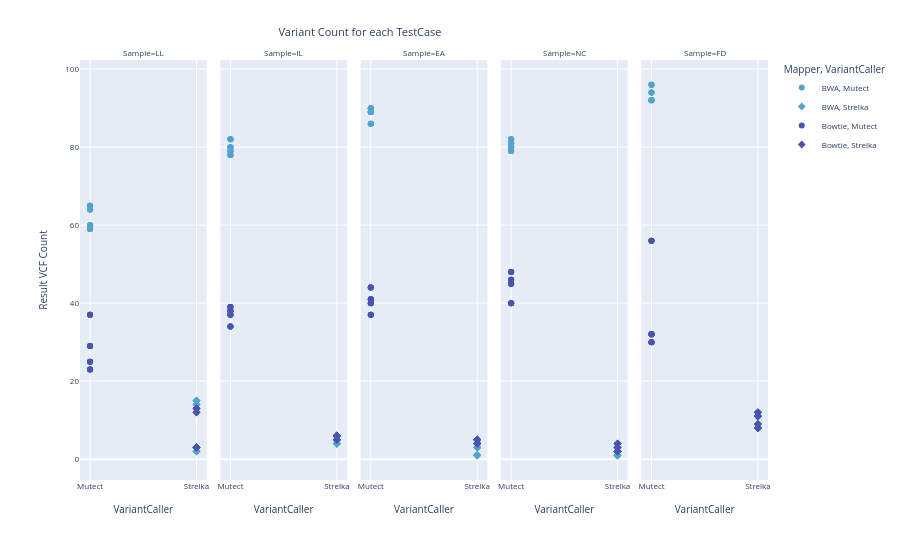

Notebook cell for this chart:
### Code cell
fig = px.scatter(
    vcfcomparison_df_full,
    x="VariantCaller",
    y="Result VCF Count",
    color = "Mapper",
    symbol = "VariantCaller",
    facet_col= 'Sample',
    hover_data=['Environment'],
    color_discrete_sequence=['#55a3cd', '#4954b0', '#282739', '#3b2127', '#9c2f45', '#e96f36'],
).update_layout(
    title={
        'y':0.95,
        'x':0.4,
        'xanchor': 'center',
        'yanchor': 'top'},
    yaxis_tickformat="%H:%M:%S",
    showlegend=True,
    title_text="Variant Count for each TestCase",
    font=dict(
        size=8
    )
)
fig.update_traces(marker = dict(size=6))
fig.show()

### Figure 1 — Plotly figure (JSON) as saved in the notebook; plotly's stock layout.template omitted (floating-point values rounded to 4 significant figures)
{"data": [{"customdata": [["Uhem + COSAP"], ["Uhem + COSAP"], ["Uhem + COSAP"], ["Uhem + COSAP"], ["Uhem + COSAP"], ["Uhem + COSAP"], ["Uhem + COSAP"], ["Uhem + COSAP"], ["Altay + COSAP"], ["Altay + COSAP"], ["Altay + COSAP"], ["Altay + COSAP"], ["Altay + COSAP"], ["Altay + COSAP"], ["Altay + COSAP"], ["Altay + COSAP"]], "hovertemplate": "Mapper=BWA<br>VariantCaller=%{x}<br>Sample=LL<br>Result VCF Count=%{y}<br>Environment=%{customdata[0]}<extra></extra>", "legendgroup": "BWA, Mutect", "marker": {"color": "#55a3cd", "size": 6, "symbol": "circle"}, "mode": "markers", "name": "BWA, Mutect", "orientation": "v", "showlegend": true, "type": "scatter", "x": ["Mutect", "Mutect", "Mutect", "Mutect", "Mutect", "Mutect", "Mutect", "Mutect", "Mutect", "Mutect", "Mutect", "Mutect", "Mutect", "Mutect", "Mutect", "Mutect"], "xaxis": "x", "y": [59, 60, 65, 64, 59, 60, 65, 64, 59, 60, 65, 64, 59, 60, 65, 64], "yaxis": "y"}, {"customdata": [["Uhem + COSAP"], ["Uhem + COSAP"], ["Uhem + COSAP"], ["Uhem + COSAP"], ["Uhem + COSAP"], ["Uhem + COSAP"], ["Uhem + COSAP"], ["Uhem + COSAP"], ["Altay + COSAP"], ["Altay + COSAP"], ["Altay + COSAP"], ["Altay + COSAP"], ["Altay + COSAP"], ["Altay + COSAP"], ["Altay + COSAP"], ["Altay + COSAP"]], "hovertemplate": "Mapper=BWA<br>VariantCaller=%{x}<br>Sample=IL<br>Result VCF Count=%{y}<br>Environment=%{customdata[0]}<extra></extra>", "legendgroup": "BWA, Mutect", "marker": {"color": "#55a3cd", "size": 6, "symbol": "circle"}, "mode": "markers", "name": "BWA, Mutect", "orientation": "v", "showlegend": false, "type": "scatter", "x": ["Mutect", "Mutect", "Mutect", "Mutect", "Mutect", "Mutect", "Mutect", "Mutect", "Mutect", "Mutect", "Mutect", "Mutect", "Mutect", "Mutect", "Mutect", "Mutect"], "xaxis": "x2", "y": [82, 78, 80, 79, 82, 78, 80, 79, 82, 78, 80, 79, 82, 78, 80, 79], "yaxis": "y2"}, {"customdata": [["Uhem + COSAP"], ["Uhem + COSAP"], ["Uhem + COSAP"], ["Uhem + COSAP"], ["Uhem + COSAP"], ["Uhem + COSAP"], ["Uhem + COSAP"], ["Uhem + COSAP"], ["Altay + COSAP"], ["Altay + COSAP"], ["Altay + COSAP"], ["Altay + COSAP"], ["Altay + COSAP"], ["Altay + COSAP"], ["Altay + COSAP"], ["Altay + COSAP"]], "hovertemplate": "Mapper=BWA<br>VariantCaller=%{x}<br>Sample=EA<br>Result VCF Count=%{y}<br>Environment=%{customdata[0]}<extra></extra>", "legendgroup": "BWA, Mutect", "marker": {"color": "#55a3cd", "size": 6, "symbol": "circle"}, "mode": "markers", "name": "BWA, Mutect", "orientation": "v", "showlegend": false, "type": "scatter", "x": ["Mutect", "Mutect", "Mutect", "Mutect", "Mutect", "Mutect", "Mutect", "Mutect", "Mutect", "Mutect", "Mutect", "Mutect", "Mutect", "Mutect", "Mutect", "Mutect"], "xaxis": "x3", "y": [89, 86, 89, 90, 89, 86, 89, 90, 89, 86, 89, 90, 89, 86, 89, 90], "yaxis": "y3"}, {"customdata": [["Uhem + COSAP"], ["Uhem + COSAP"], ["Uhem + COSAP"], ["Uhem + COSAP"], ["Uhem + COSAP"], ["Uhem + COSAP"], ["Uhem + COSAP"], ["Uhem + COSAP"], ["Altay + COSAP"], ["Altay + COSAP"], ["Altay + COSAP"], ["Altay + COSAP"], ["Altay + COSAP"], ["Altay + COSAP"], ["Altay + COSAP"], ["Altay + COSAP"]], "hovertemplate": "Mapper=BWA<br>VariantCaller=%{x}<br>Sample=NC<br>Result VCF Count=%{y}<br>Environment=%{customdata[0]}<extra></extra>", "legendgroup": "BWA, Mutect", "marker": {"color": "#55a3cd", "size": 6, "symbol": "circle"}, "mode": "markers", "name": "BWA, Mutect", "orientation": "v", "showlegend": false, "type": "scatter", "x": ["Mutect", "Mutect", "Mutect", "Mutect", "Mutect", "Mutect", "Mutect", "Mutect", "Mutect", "Mutect", "Mutect", "Mutect", "Mutect", "Mutect", "Mutect", "Mutect"], "xaxis": "x4", "y": [81, 82, 79, 80, 81, 82, 79, 80, 81, 82, 79, 80, 81, 82, 79, 80], "yaxis": "y4"}, {"customdata": [["Uhem + COSAP"], ["Uhem + COSAP"], ["Uhem + COSAP"], ["Uhem + COSAP"], ["Uhem + COSAP"], ["Uhem + COSAP"], ["Uhem + COSAP"], ["Uhem + COSAP"], ["Altay + COSAP"], ["Altay + COSAP"], ["Altay + COSAP"], ["Altay + COSAP"], ["Altay + COSAP"], ["Altay + COSAP"], ["Altay + COSAP"], ["Altay + COSAP"]], "hovertemplate": "Mapper=BWA<br>VariantCaller=%{x}<br>Sample=FD<br>Result VCF Count=%{y}<br>Environment=%{customdata[0]}<extra></extra>", "legendgroup": "BWA, Mutect", "marker": {"color": "#55a3cd", "size": 6, "symbol": "circle"}, "mode": "markers", "name": "BWA, Mutect", "orientation": "v", "showlegend": false, "type": "scatter", "x": ["Mutect", "Mutect", "Mutect", "Mutect", "Mutect", "Mutect", "Mutect", "Mutect", "Mutect", "Mutect", "Mutect", "Mutect", "Mutect", "Mutect", "Mutect", "Mutect"], "xaxis": "x5", "y": [94, 92, 96, 92, 94, 92, 96, 92, 94, 92, 96, 92, 94, 92, 96, 92], "yaxis": "y5"}, {"customdata": [["Uhem + COSAP"], ["Uhem + COSAP"], ["Uhem + COSAP"], ["Uhem + COSAP"], ["Uhem + COSAP"], ["Uhem + COSAP"], ["Uhem + COSAP"], ["Uhem + COSAP"], ["Altay + COSAP"], ["Altay + COSAP"], ["Altay + COSAP"], ["Altay + COSAP"], ["Altay + COSAP"], ["Altay + COSAP"], ["Altay + COSAP"], ["Altay + COSAP"]], "hovertemplate": "Mapper=BWA<br>VariantCaller=%{x}<br>Sample=LL<br>Result VCF Count=%{y}<br>Environment=%{customdata[0]}<extra></extra>", "legendgroup": "BWA, Strelka", "marker": {"color": "#55a3cd", "size": 6, "symbol": "diamond"}, "mode": "markers", "name": "BWA, Strelka", "orientation": "v", "showlegend": true, "type": "scatter", "x": ["Strelka", "Strelka", "Strelka", "Strelka", "Strelka", "Strelka", "Strelka", "Strelka", "Strelka", "Strelka", "Strelka", "Strelka", "Strelka", "Strelka", "Strelka", "Strelka"], "xaxis": "x", "y": [15, 14, 3, 2, 15, 14, 3, 2, 15, 14, 3, 2, 15, 14, 3, 2], "yaxis": "y"}, {"customdata": [["Uhem + COSAP"], ["Uhem + COSAP"], ["Uhem + COSAP"], ["Uhem + COSAP"], ["Uhem + COSAP"], ["Uhem + COSAP"], ["Uhem + COSAP"], ["Uhem + COSAP"], ["Altay + COSAP"], ["Altay + COSAP"], ["Altay + COSAP"], ["Altay + COSAP"], ["Altay + COSAP"], ["Altay + COSAP"], ["Altay + COSAP"], ["Altay + COSAP"]], "hovertemplate": "Mapper=BWA<br>VariantCaller=%{x}<br>Sample=IL<br>Result VCF Count=%{y}<br>Environment=%{customdata[0]}<extra></extra>", "legendgroup": "BWA, Strelka", "marker": {"color": "#55a3cd", "size": 6, "symbol": "diamond"}, "mode": "markers", "name": "BWA, Strelka", "orientation": "v", "showlegend": false, "type": "scatter", "x": ["Strelka", "Strelka", "Strelka", "Strelka", "Strelka", "Strelka", "Strelka", "Strelka", "Strelka", "Strelka", "Strelka", "Strelka", "Strelka", "Strelka", "Strelka", "Strelka"], "xaxis": "x2", "y": [5, 5, 4, 4, 5, 5, 4, 4, 5, 5, 4, 4, 5, 5, 4, 4], "yaxis": "y2"}, {"customdata": [["Uhem + COSAP"], ["Uhem + COSAP"], ["Uhem + COSAP"], ["Uhem + COSAP"], ["Uhem + COSAP"], ["Uhem + COSAP"], ["Uhem + COSAP"], ["Uhem + COSAP"], ["Altay + COSAP"], ["Altay + COSAP"], ["Altay + COSAP"], ["Altay + COSAP"], ["Altay + COSAP"], ["Altay + COSAP"], ["Altay + COSAP"], ["Altay + COSAP"]], "hovertemplate": "Mapper=BWA<br>VariantCaller=%{x}<br>Sample=EA<br>Result VCF Count=%{y}<br>Environment=%{customdata[0]}<extra></extra>", "legendgroup": "BWA, Strelka", "marker": {"color": "#55a3cd", "size": 6, "symbol": "diamond"}, "mode": "markers", "name": "BWA, Strelka", "orientation": "v", "showlegend": false, "type": "scatter", "x": ["Strelka", "Strelka", "Strelka", "Strelka", "Strelka", "Strelka", "Strelka", "Strelka", "Strelka", "Strelka", "Strelka", "Strelka", "Strelka", "Strelka", "Strelka", "Strelka"], "xaxis": "x3", "y": [3, 3, 1, 1, 3, 3, 1, 1, 3, 3, 1, 1, 3, 3, 1, 1], "yaxis": "y3"}, {"customdata": [["Uhem + COSAP"], ["Uhem + COSAP"], ["Uhem + COSAP"], ["Uhem + COSAP"], ["Uhem + COSAP"], ["Uhem + COSAP"], ["Uhem + COSAP"], ["Uhem + COSAP"], ["Altay + COSAP"], ["Altay + COSAP"], ["Altay + COSAP"], ["Altay + COSAP"], ["Altay + COSAP"], ["Altay + COSAP"], ["Altay + COSAP"], ["Altay + COSAP"]], "hovertemplate": "Mapper=BWA<br>VariantCaller=%{x}<br>Sample=NC<br>Result VCF Count=%{y}<br>Environment=%{customdata[0]}<extra></extra>", "legendgroup": "BWA, Strelka", "marker": {"color": "#55a3cd", "size": 6, "symbol": "diamond"}, "mode": "markers", "name": "BWA, Strelka", "orientation": "v", "showlegend": false, "type": "scatter", "x": ["Strelka", "Strelka", "Strelka", "Strelka", "Strelka", "Strelka", "Strelka", "Strelka", "Strelka", "Strelka", "Strelka", "Strelka", "Strelka", "Strelka", "Strelka", "Strelka"], "xaxis": "x4", "y": [3, 2, 1, 1, 3, 2, 1, 1, 3, 2, 1, 1, 3, 2, 1, 1], "yaxis": "y4"}, {"customdata": [["Uhem + COSAP"], ["Uhem + COSAP"], ["Uhem + COSAP"], ["Uhem + COSAP"], ["Uhem + COSAP"], ["Uhem + COSAP"], ["Uhem + COSAP"], ["Uhem + COSAP"], ["Altay + COSAP"], ["Altay + COSAP"], ["Altay + COSAP"], ["Altay + COSAP"], ["Altay + COSAP"], ["Altay + COSAP"], ["Altay + COSAP"], ["Altay + COSAP"]], "hovertemplate": "Mapper=BWA<br>VariantCaller=%{x}<br>Sample=FD<br>Result VCF Count=%{y}<br>Environment=%{customdata[0]}<extra></extra>", "legendgroup": "BWA, Strelka", "marker": {"color": "#55a3cd", "size": 6, "symbol": "diamond"}, "mode": "markers", "name": "BWA, Strelka", "orientation": "v", "showlegend": false, "type": "scatter", "x": ["Strelka", "Strelka", "Strelka", "Strelka", "Strelka", "Strelka", "Strelka", "Strelka", "Strelka", "Strelka", "Strelka", "Strelka", "Strelka", "Strelka", "Strelka", "Strelka"], "xaxis": "x5", "y": [11, 11, 8, 8, 11, 11, 8, 8, 11, 11, 8, 8, 11, 11, 8, 8], "yaxis": "y5"}, {"customdata": [["Uhem + COSAP"], ["Uhem + COSAP"], ["Uhem + COSAP"], ["Uhem + COSAP"], ["Uhem + COSAP"], ["Uhem + COSAP"], ["Uhem + COSAP"], ["Uhem + COSAP"], ["Altay + COSAP"], ["Altay + COSAP"], ["Altay + COSAP"], ["Altay + COSAP"], ["Altay + COSAP"], ["Altay + COSAP"], ["Altay + COSAP"], ["Altay + COSAP"]], "hovertemplate": "Mapper=Bowtie<br>VariantCaller=%{x}<br>Sample=LL<br>Result VCF Count=%{y}<br>Environment=%{customdata[0]}<extra></extra>", "legendgroup": "Bowtie, Mutect", "marker": {"color": "#4954b0", "size": 6, "symbol": "circle"}, "mode": "markers", "name": "Bowtie, Mutect", "orientation": "v", "showlegend": true, "type": "scatter", "x": ["Mutect", "Mutect", "Mutect", "Mutect", "Mutect", "Mutect", "Mutect", "Mutect", "Mutect", "Mutect", "Mutect", "Mutect", "Mutect", "Mutect", "Mutect", "Mutect"], "xaxis": "x", "y": [25, 23, 29, 37, 25, 23, 29, 37, 25, 23, 29, 37, 25, 23, 29, 37], "yaxis": "y"}, {"customdata": [["Uhem + COSAP"], ["Uhem + COSAP"], ["Uhem + COSAP"], ["Uhem + COSAP"], ["Uhem + COSAP"], ["Uhem + COSAP"], ["Uhem + COSAP"], ["Uhem + COSAP"], ["Altay + COSAP"], ["Altay + COSAP"], ["Altay + COSAP"], ["Altay + COSAP"], ["Altay + COSAP"], ["Altay + COSAP"], ["Altay + COSAP"], ["Altay + COSAP"]], "hovertemplate": "Mapper=Bowtie<br>VariantCaller=%{x}<br>Sample=IL<br>Result VCF Count=%{y}<br>Environment=%{customdata[0]}<extra></extra>", "legendgroup": "Bowtie, Mutect", "marker": {"color": "#4954b0", "size": 6, "symbol": "circle"}, "mode": "markers", "name": "Bowtie, Mutect", "orientation": "v", "showlegend": false, "type": "scatter", "x": ["Mutect", "Mutect", "Mutect", "Mutect", "Mutect", "Mutect", "Mutect", "Mutect", "Mutect", "Mutect", "Mutect", "Mutect", "Mutect", "Mutect", "Mutect", "Mutect"], "xaxis": "x2", "y": [39, 38, 37, 34, 39, 38, 37, 34, 39, 38, 37, 34, 39, 38, 37, 34], "yaxis": "y2"}, {"customdata": [["Uhem + COSAP"], ["Uhem + COSAP"], ["Uhem + COSAP"], ["Uhem + COSAP"], ["Uhem + COSAP"], ["Uhem + COSAP"], ["Uhem + COSAP"], ["Uhem + COSAP"], ["Altay + COSAP"], ["Altay + COSAP"], ["Altay + COSAP"], ["Altay + COSAP"], ["Altay + COSAP"], ["Altay + COSAP"], ["Altay + COSAP"], ["Altay + COSAP"]], "hovertemplate": "Mapper=Bowtie<br>VariantCaller=%{x}<br>Sample=EA<br>Result VCF Count=%{y}<br>Environment=%{customdata[0]}<extra></extra>", "legendgroup": "Bowtie, Mutect", "marker": {"color": "#4954b0", "size": 6, "symbol": "circle"}, "mode": "markers", "name": "Bowtie, Mutect", "orientation": "v", "showlegend": false, "type": "scatter", "x": ["Mutect", "Mutect", "Mutect", "Mutect", "Mutect", "Mutect", "Mutect", "Mutect", "Mutect", "Mutect", "Mutect", "Mutect", "Mutect", "Mutect", "Mutect", "Mutect"], "xaxis": "x3", "y": [41, 40, 37, 44, 41, 40, 37, 44, 41, 40, 37, 44, 41, 40, 37, 44], "yaxis": "y3"}, {"customdata": [["Uhem + COSAP"], ["Uhem + COSAP"], ["Uhem + COSAP"], ["Uhem + COSAP"], ["Uhem + COSAP"], ["Uhem + COSAP"], ["Uhem + COSAP"], ["Uhem + COSAP"], ["Altay + COSAP"], ["Altay + COSAP"], ["Altay + COSAP"], ["Altay + COSAP"], ["Altay + COSAP"], ["Altay + COSAP"], ["Altay + COSAP"], ["Altay + COSAP"]], "hovertemplate": "Mapper=Bowtie<br>VariantCaller=%{x}<br>Sample=NC<br>Result VCF Count=%{y}<br>Environment=%{customdata[0]}<extra></extra>", "legendgroup": "Bowtie, Mutect", "marker": {"color": "#4954b0", "size": 6, "symbol": "circle"}, "mode": "markers", "name": "Bowtie, Mutect", "orientation": "v", "showlegend": false, "type": "scatter", "x": ["Mutect", "Mutect", "Mutect", "Mutect", "Mutect", "Mutect", "Mutect", "Mutect", "Mutect", "Mutect", "Mutect", "Mutect", "Mutect", "Mutect", "Mutect", "Mutect"], "xaxis": "x4", "y": [45, 46, 40, 48, 45, 46, 40, 48, 45, 46, 40, 48, 45, 46, 40, 48], "yaxis": "y4"}, {"customdata": [["Uhem + COSAP"], ["Uhem + COSAP"], ["Uhem + COSAP"], ["Uhem + COSAP"], ["Uhem + COSAP"], ["Uhem + COSAP"], ["Uhem + COSAP"], ["Uhem + COSAP"], ["Altay + COSAP"], ["Altay + COSAP"], ["Altay + COSAP"], ["Altay + COSAP"], ["Altay + COSAP"], ["Altay + COSAP"], ["Altay + COSAP"], ["Altay + COSAP"]], "hovertemplate": "Mapper=Bowtie<br>VariantCaller=%{x}<br>Sample=FD<br>Result VCF Count=%{y}<br>Environment=%{customdata[0]}<extra></extra>", "legendgroup": "Bowtie, Mutect", "marker": {"color": "#4954b0", "size": 6, "symbol": "circle"}, "mode": "markers", "name": "Bowtie, Mutect", "orientation": "v", "showlegend": false, "type": "scatter", "x": ["Mutect", "Mutect", "Mutect", "Mutect", "Mutect", "Mutect", "Mutect", "Mutect", "Mutect", "Mutect", "Mutect", "Mutect", "Mutect", "Mutect", "Mutect", "Mutect"], "xaxis": "x5", "y": [32, 32, 30, 56, 32, 32, 30, 56, 32, 32, 30, 56, 32, 32, 30, 56], "yaxis": "y5"}, {"customdata": [["Uhem + COSAP"], ["Uhem + COSAP"], ["Uhem + COSAP"], ["Uhem + COSAP"], ["Uhem + COSAP"], ["Uhem + COSAP"], ["Uhem + COSAP"], ["Uhem + COSAP"], ["Altay + COSAP"], ["Altay + COSAP"], ["Altay + COSAP"], ["Altay + COSAP"], ["Altay + COSAP"], ["Altay + COSAP"], ["Altay + COSAP"], ["Altay + COSAP"]], "hovertemplate": "Mapper=Bowtie<br>VariantCaller=%{x}<br>Sample=LL<br>Result VCF Count=%{y}<br>Environment=%{customdata[0]}<extra></extra>", "legendgroup": "Bowtie, Strelka", "marker": {"color": "#4954b0", "size": 6, "symbol": "diamond"}, "mode": "markers", "name": "Bowtie, Strelka", "orientation": "v", "showlegend": true, "type": "scatter", "x": ["Strelka", "Strelka", "Strelka", "Strelka", "Strelka", "Strelka", "Strelka", "Strelka", "Strelka", "Strelka", "Strelka", "Strelka", "Strelka", "Strelka", "Strelka", "Strelka"], "xaxis": "x", "y": [13, 12, 3, 3, 13, 12, 3, 3, 13, 12, 3, 3, 13, 12, 3, 3], "yaxis": "y"}, {"customdata": [["Uhem + COSAP"], ["Uhem + COSAP"], ["Uhem + COSAP"], ["Uhem + COSAP"], ["Uhem + COSAP"], ["Uhem + COSAP"], ["Uhem + COSAP"], ["Uhem + COSAP"], ["Altay + COSAP"], ["Altay + COSAP"], ["Altay + COSAP"], ["Altay + COSAP"], ["Altay + COSAP"], ["Altay + COSAP"], ["Altay + COSAP"], ["Altay + COSAP"]], "hovertemplate": "Mapper=Bowtie<br>VariantCaller=%{x}<br>Sample=IL<br>Result VCF Count=%{y}<br>Environment=%{customdata[0]}<extra></extra>", "legendgroup": "Bowtie, Strelka", "marker": {"color": "#4954b0", "size": 6, "symbol": "diamond"}, "mode": "markers", "name": "Bowtie, Strelka", "orientation": "v", "showlegend": false, "type": "scatter", "x": ["Strelka", "Strelka", "Strelka", "Strelka", "Strelka", "Strelka", "Strelka", "Strelka", "Strelka", "Strelka", "Strelka", "Strelka", "Strelka", "Strelka", "Strelka", "Strelka"], "xaxis": "x2", "y": [6, 6, 5, 6, 6, 6, 5, 6, 6, 6, 5, 6, 6, 6, 5, 6], "yaxis": "y2"}, {"customdata": [["Uhem + COSAP"], ["Uhem + COSAP"], ["Uhem + COSAP"], ["Uhem + COSAP"], ["Uhem + COSAP"], ["Uhem + COSAP"], ["Uhem + COSAP"], ["Uhem + COSAP"], ["Altay + COSAP"], ["Altay + COSAP"], ["Altay + COSAP"], ["Altay + COSAP"], ["Altay + COSAP"], ["Altay + COSAP"], ["Altay + COSAP"], ["Altay + COSAP"]], "hovertemplate": "Mapper=Bowtie<br>VariantCaller=%{x}<br>Sample=EA<br>Result VCF Count=%{y}<br>Environment=%{customdata[0]}<extra></extra>", "legendgroup": "Bowtie, Strelka", "marker": {"color": "#4954b0", "size": 6, "symbol": "diamond"}, "mode": "markers", "name": "Bowtie, Strelka", "orientation": "v", "showlegend": false, "type": "scatter", "x": ["Strelka", "Strelka", "Strelka", "Strelka", "Strelka", "Strelka", "Strelka", "Strelka", "Strelka", "Strelka", "Strelka", "Strelka", "Strelka", "Strelka", "Strelka", "Strelka"], "xaxis": "x3", "y": [5, 5, 4, 4, 5, 5, 4, 4, 5, 5, 4, 4, 5, 5, 4, 4], "yaxis": "y3"}, {"customdata": [["Uhem + COSAP"], ["Uhem + COSAP"], ["Uhem + COSAP"], ["Uhem + COSAP"], ["Uhem + COSAP"], ["Uhem + COSAP"], ["Uhem + COSAP"], ["Uhem + COSAP"], ["Altay + COSAP"], ["Altay + COSAP"], ["Altay + COSAP"], ["Altay + COSAP"], ["Altay + COSAP"], ["Altay + COSAP"], ["Altay + COSAP"], ["Altay + COSAP"]], "hovertemplate": "Mapper=Bowtie<br>VariantCaller=%{x}<br>Sample=NC<br>Result VCF Count=%{y}<br>Environment=%{customdata[0]}<extra></extra>", "legendgroup": "Bowtie, Strelka", "marker": {"color": "#4954b0", "size": 6, "symbol": "diamond"}, "mode": "markers", "name": "Bowtie, Strelka", "orientation": "v", "showlegend": false, "type": "scatter", "x": ["Strelka", "Strelka", "Strelka", "Strelka", "Strelka", "Strelka", "Strelka", "Strelka", "Strelka", "Strelka", "Strelka", "Strelka", "Strelka", "Strelka", "Strelka", "Strelka"], "xaxis": "x4", "y": [4, 3, 2, 2, 4, 3, 2, 2, 4, 3, 2, 2, 4, 3, 2, 2], "yaxis": "y4"}, {"customdata": [["Uhem + COSAP"], ["Uhem + COSAP"], ["Uhem + COSAP"], ["Uhem + COSAP"], ["Uhem + COSAP"], ["Uhem + COSAP"], ["Uhem + COSAP"], ["Uhem + COSAP"], ["Altay + COSAP"], ["Altay + COSAP"], ["Altay + COSAP"], ["Altay + COSAP"], ["Altay + COSAP"], ["Altay + COSAP"], ["Altay + COSAP"], ["Altay + COSAP"]], "hovertemplate": "Mapper=Bowtie<br>VariantCaller=%{x}<br>Sample=FD<br>Result VCF Count=%{y}<br>Environment=%{customdata[0]}<extra></extra>", "legendgroup": "Bowtie, Strelka", "marker": {"color": "#4954b0", "size": 6, "symbol": "diamond"}, "mode": "markers", "name": "Bowtie, Strelka", "orientation": "v", "showlegend": false, "type": "scatter", "x": ["Strelka", "Strelka", "Strelka", "Strelka", "Strelka", "Strelka", "Strelka", "Strelka", "Strelka", "Strelka", "Strelka", "Strelka", "Strelka", "Strelka", "Strelka", "Strelka"], "xaxis": "x5", "y": [12, 11, 8, 9, 12, 11, 8, 9, 12, 11, 8, 9, 12, 11, 8, 9], "yaxis": "y5"}], "layout": {"annotations": [{"font": {}, "showarrow": false, "text": "Sample=LL", "x": 0.092, "xanchor": "center", "xref": "paper", "y": 1, "yanchor": "bottom", "yref": "paper"}, {"font": {}, "showarrow": false, "text": "Sample=IL", "x": 0.296, "xanchor": "center", "xref": "paper", "y": 1, "yanchor": "bottom", "yref": "paper"}, {"font": {}, "showarrow": false, "text": "Sample=EA", "x": 0.5, "xanchor": "center", "xref": "paper", "y": 1, "yanchor": "bottom", "yref": "paper"}, {"font": {}, "showarrow": false, "text": "Sample=NC", "x": 0.704, "xanchor": "center", "xref": "paper", "y": 1, "yanchor": "bottom", "yref": "paper"}, {"font": {}, "showarrow": false, "text": "Sample=FD", "x": 0.908, "xanchor": "center", "xref": "paper", "y": 1, "yanchor": "bottom", "yref": "paper"}], "font": {"size": 8}, "legend": {"title": {"text": "Mapper, VariantCaller"}, "tracegroupgap": 0}, "margin": {"t": 60}, "showlegend": true, "title": {"text": "Variant Count for each TestCase", "x": 0.4, "xanchor": "center", "y": 0.95, "yanchor": "top"}, "xaxis": {"anchor": "y", "categoryarray": ["Mutect", "Strelka"], "categoryorder": "array", "domain": [0, 0.184], "title": {"text": "VariantCaller"}}, "xaxis2": {"anchor": "y2", "categoryarray": ["Mutect", "Strelka"], "categoryorder": "array", "domain": [0.204, 0.388], "matches": "x", "title": {"text": "VariantCaller"}}, "xaxis3": {"anchor": "y3", "categoryarray": ["Mutect", "Strelka"], "categoryorder": "array", "domain": [0.408, 0.592], "matches": "x", "title": {"text": "VariantCaller"}}, "xaxis4": {"anchor": "y4", "categoryarray": ["Mutect", "Strelka"], "categoryorder": "array", "domain": [0.612, 0.796], "matches": "x", "title": {"text": "VariantCaller"}}, "xaxis5": {"anchor": "y5", "categoryarray": ["Mutect", "Strelka"], "categoryorder": "array", "domain": [0.816, 1], "matches": "x", "title": {"text": "VariantCaller"}}, "yaxis": {"anchor": "x", "domain": [0, 1], "tickformat": "%H:%M:%S", "title": {"text": "Result VCF Count"}}, "yaxis2": {"anchor": "x2", "domain": [0, 1], "matches": "y", "showticklabels": false}, "yaxis3": {"anchor": "x3", "domain": [0, 1], "matches": "y", "showticklabels": false}, "yaxis4": {"anchor": "x4", "domain": [0, 1], "matches": "y", "showticklabels": false}, "yaxis5": {"anchor": "x5", "domain": [0, 1], "matches": "y", "showticklabels": false}}}
